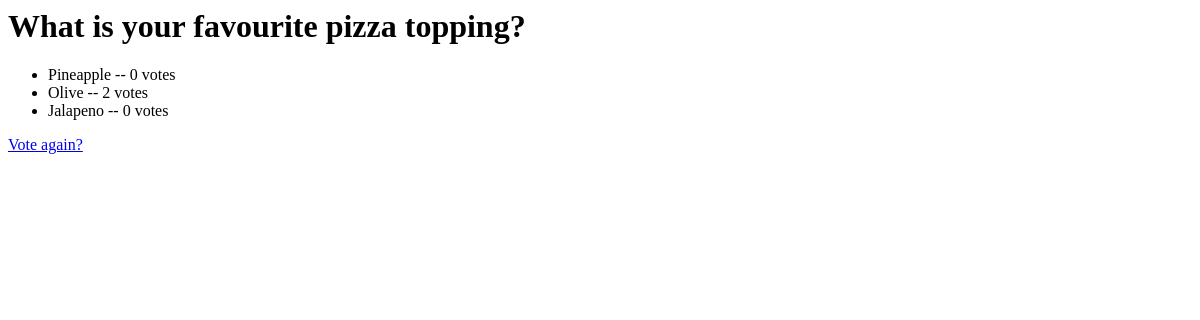
Before: /polls/4/results/ with the older database file.
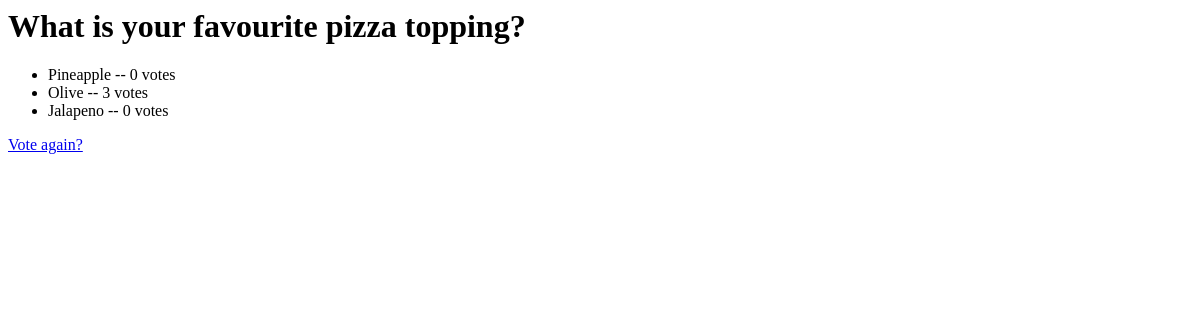
After: the same page with the newer database file.
### poll_app/models.py (models this page shows, shortened)
class Question(models.Model):
    question_text = models.CharField(max_length=200)
    pub_date = models.DateTimeField('date published')

class Choice(models.Model):
    question = models.ForeignKey(Question, on_delete=models.CASCADE)
    choice_text = models.CharField(max_length=200)
    votes = models.IntegerField(default=0)

### poll_app/views.py (the view)
# urls.py: path('<int:question_id>/results/', views.results, name='results'),
def results(request, question_id):
    question = get_object_or_404(Question, pk=question_id)
    return render(request, 'poll_app/results.html', {'question': question})

### poll_app/templates/poll_app/results.html
<h1>{{ question.question_text }}</h1>
<ul>
{% for choice in question.choice_set.all %}
    <li>{{ choice.choice_text }} -- {{ choice.votes }} vote{{ choice.votes|pluralize }}</li>
{% endfor %}
</ul>
<a href="{% url 'poll_app:detail' question.id %}">Vote again?</a

Changed rows visible on the page:
changed Choice "Olive": votes "2" → "3"
